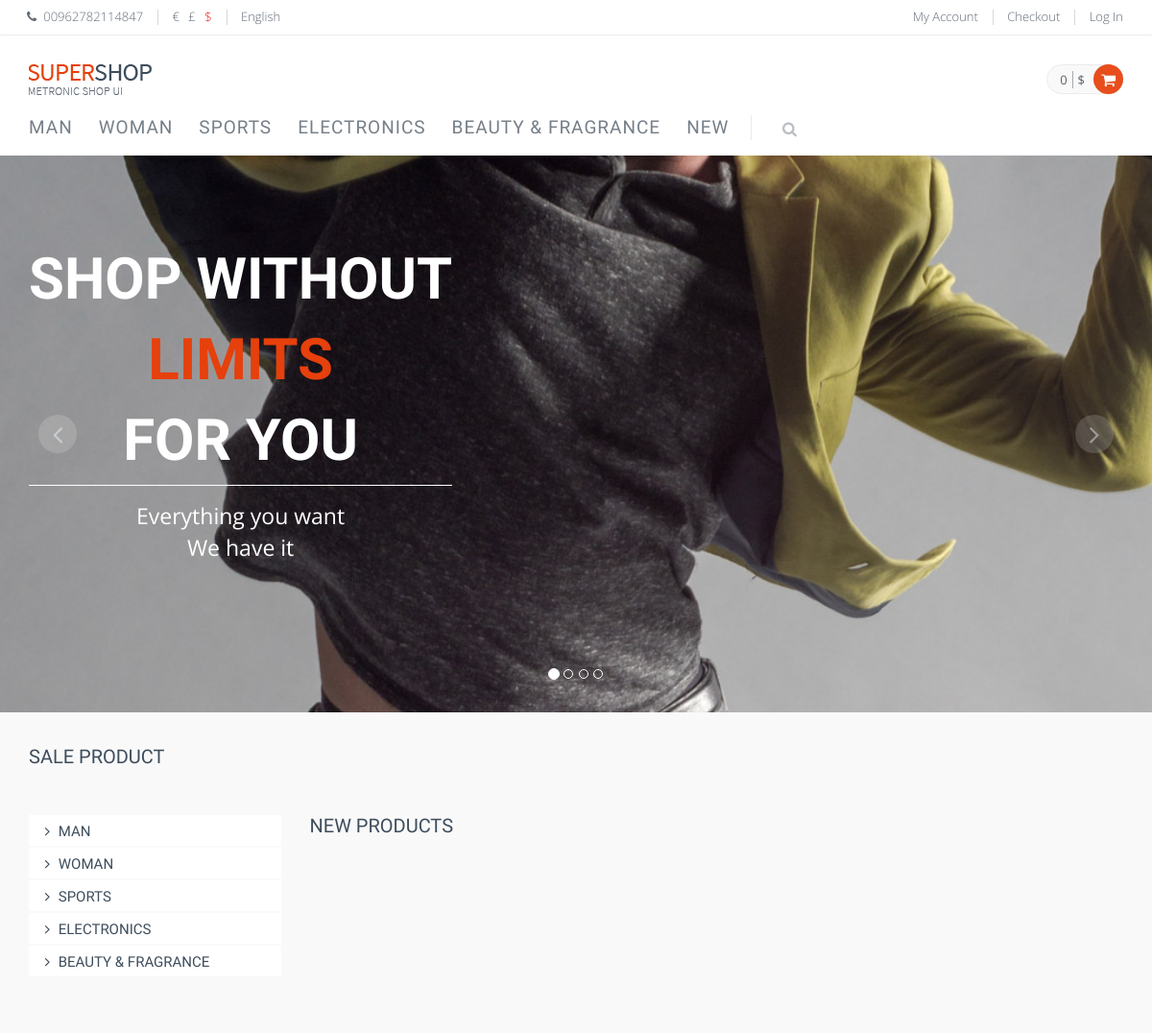
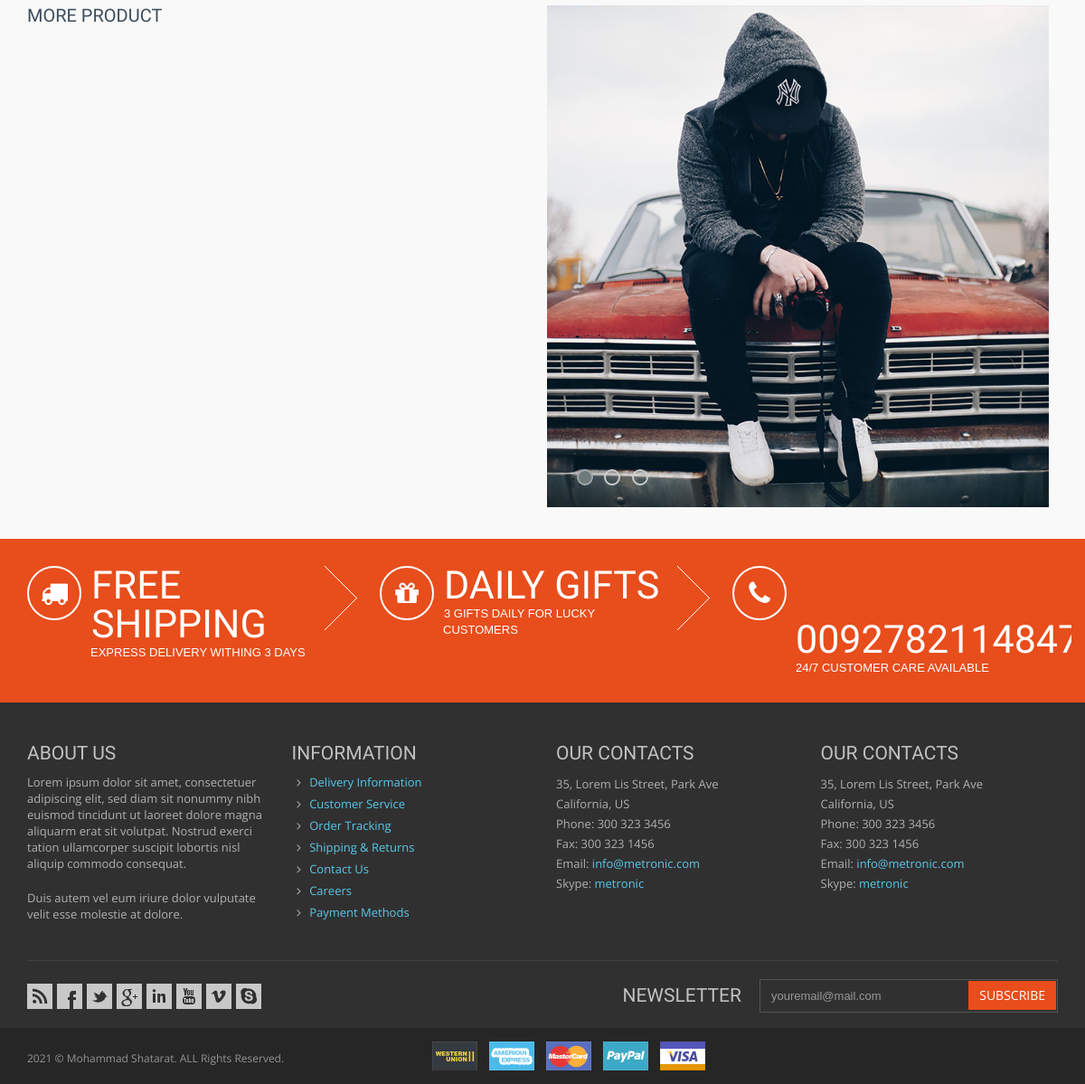
The page / on the database its author committed (2 pictures, top to bottom).
### tables this page shows
CREATE TABLE `category` (
  `cat_id` int NOT NULL,
  `cat_name` varchar(45) DEFAULT NULL,
  `cat_des` varchar(45) DEFAULT NULL,
  `cat_image` text
);

CREATE TABLE `slider` (
  `id_slider` int NOT NULL,
  `image1_slider` text NOT NULL,
  `image2_slider` text NOT NULL,
  `image3_slider` text NOT NULL,
  `image4_slider` text NOT NULL
);

### public/include/DBconnection.php (called while the page is built, shortened)
<?php
Class dbconnection{
	public $conn;
	public function openConnection(){
		$this->conn = mysqli_connect(DBSERVER,DBUSER,DBPASS,DBNAME);
		return $this->conn ? $this->conn : die("cannot connect to server");
	}
	public function performQuery($query){
		$result = mysqli_query($this->conn,$query);
		return $result ? $result : FALSE;
	}
	public function fetchAll($result){
		$rowSet = array();
		while ($row = mysqli_fetch_assoc($result)) {
			$rowSet[] = $row;
		}
		return count($rowSet) >= 1 ? $rowSet : FALSE;
	}
}
?>

### Admin/classes/class_category.php (called while the page is built, shortened)
<?php
include_once('include/DBconnection.php');
  class Category extends dbconnection {
   public function ReadCategory()
   {
        $query  = "select * from category";
        $result = $this->performQuery($query);
        return $this->fetchAll($result);
   }
  }
?>

### Admin/classes/class_slider.php (called while the page is built, shortened)
<?php
 include_once('include/DBconnection.php');
class Slider extends dbconnection{
    public function showSlider()
    {
        $query  ="select * from slider";
        $result = $this->performQuery($query);
        return $this->fetchAll($result);
    }
}

### public/index.php (the view, shortened to what this page needs)
<?php
 include_once("include/header.php");
 include_once("../Admin/classes/class_slider.php");
 $slider=new Slider();
 $imageSlider=   $slider->showSlider();
 foreach($imageSlider as $imageSliders);
?>
    <div class="page-slider margin-bottom-35">
        <div id="carousel-example-generic" class="carousel slide carousel-slider">
            <ol class="carousel-indicators">
                <li data-target="#carousel-example-generic" data-slide-to="0" class="active"></li>
                <li data-target="#carousel-example-generic" data-slide-to="1"></li>
                <li data-target="#carousel-example-generic" data-slide-to="2"></li>
                <li data-target="#carousel-example-generic" data-slide-to="3"></li>
            </ol>
            <div class="carousel-inner" role="listbox">
                <div class="item carousel-item-four active">
                    <div class="container">
                        <div class="carousel-position-four text-center">
                            <h2 class="margin-bottom-20 animate-delay carousel-title-v3 border-bottom-title text-uppercase" data-animation="animated fadeInDown">
                            Shop without  <br/><span class="color-red-v2">limits</span><br/> for you
                            </h2>
                            <p class="carousel-subtitle-v2" data-animation="animated fadeInUp">Everything you want <br/>
                            We have it</p>
                        </div>
                    </div>
                </div>
            </div>
            <a class="left carousel-control carousel-control-shop" href="#carousel-example-generic" role="button" data-slide="prev">
                <i class="fa fa-angle-left" aria-hidden="true"></i>
            </a>
            <a class="right carousel-control carousel-control-shop" href="#carousel-example-generic" role="button" data-slide="next">
                <i class="fa fa-angle-right" aria-hidden="true"></i>
            </a>
        </div>
    </div>
<div class="main">
<div class="container">
  <div class="row margin-bottom-40">
    <div class="col-md-12 sale-product">
      <h2>SALE PRODUCT</h2>
    </div>
  </div>
  <div class="row margin-bottom-40 ">
          <div class="sidebar col-md-3 col-sm-4">
            <ul class="list-group margin-bottom-25 sidebar-menu">
            <?php foreach($categores as $category){
            ?>
              <li class="list-group-item clearfix"><a href="shop-product-list.php?id=<?=$category['cat_id']?>"><i class="fa fa-angle-right"></i>  <?=$category['cat_name'];?> </a></li>
<?php }?>
            </ul>
          </div>
          <div class="col-md-9 col-sm-8">
            <h2>New products</h2>
          </div>
        </div>
        <div class="row margin-bottom-35 ">
          <div class="col-md-6 two-items-bottom-items">
            <h2>More Product</h2>
          </div>
          <div class="col-md-6 shop-index-carousel">
            <div class="content-slider">
              <div id="myCarousel" class="carousel slide" data-ride="carousel">
                <ol class="carousel-indicators">
                  <li data-target="#myCarousel" data-slide-to="0" class="active"></li>
                  <li data-target="#myCarousel" data-slide-to="1"></li>
                  <li data-target="#myCarousel" data-slide-to="2"></li>
                </ol>
                <div class="carousel-inner">
                  <div class="item active">
                    <img id="im77" src="../Admin/images/<?=$imageSliders['image2_slider']?>" class="img-responsive " alt="Berry Lace Dress">
                  </div>
                </div>
              </div>
            </div>
          </div>
        </div>
</div>
    <div class="steps-block steps-block-red">
      <div class="container">
        <div class="row">
          <div class="col-md-4 steps-block-col">
            <i class="fa fa-truck"></i>
            <div>
              <h2>Free shipping</h2>
              <em>Express delivery withing 3 days</em>
            </div>
            <span>&nbsp;</span>
          </div>
          <div class="col-md-4 steps-block-col">
            <i class="fa fa-gift"></i>
            <div>
              <h2>Daily Gifts</h2>
              <em>3 Gifts daily for lucky customers</em>
            </div>
            <span>&nbsp;</span>
          </div>
          <div class="col-md-4 steps-block-col">
            <i class="fa fa-phone"></i>
            <div>
              <h2>0092782114847</h2>
              <em>24/7 customer care available</em>
            </div>
          </div>
        </div>
      </div>
    </div>
</div>
<?php
include_once("include/footer.php");
?>

### public/include/header.php (shortened to what this page needs)
<!DOCTYPE html>
<html lang="en">
<head>
  <link href="assets/plugins/font-awesome/css/font-awesome.min.css" rel="stylesheet">
  <link href="assets/plugins/bootstrap/css/bootstrap.min.css" rel="stylesheet">
  <link href="assets/pages/css/animate.css" rel="stylesheet">
  <link href="assets/plugins/fancybox/source/jquery.fancybox.css" rel="stylesheet">
  <link href="assets/plugins/owl.carousel/assets/owl.carousel.css" rel="stylesheet">
  <link href="assets/pages/css/components.css" rel="stylesheet">
  <link href="assets/pages/css/slider.css" rel="stylesheet">
  <link href="assets/pages/css/style-shop.css" rel="stylesheet" type="text/css">
  <link href="assets/corporate/css/style.css" rel="stylesheet">
  <link href="assets/corporate/css/style-responsive.css" rel="stylesheet">
  <link href="assets/corporate/css/themes/red.css" rel="stylesheet" id="style-color">
  <link href="assets/corporate/css/custom.css" rel="stylesheet">
</head>
<body class="ecommerce">
    <div class="pre-header">
        <div class="container">
            <div class="row">
                <div class="col-md-6 col-sm-6 additional-shop-info">
                    <ul class="list-unstyled list-inline">
                        <li><i class="fa fa-phone"></i><span>00962782114847</span></li>
                        <li class="shop-currencies">
                            <a href="javascript:void(0);">€</a>
                            <a href="javascript:void(0);">£</a>
                            <a href="javascript:void(0);" class="current">$</a>
                        </li>
                        <li class="langs-block">
                            <a href="javascript:void(0);" class="current">English </a>
                        </li>
                    </ul>
                </div>
                <div class="col-md-6 col-sm-6 additional-nav">
                    <ul class="list-unstyled list-inline pull-right">
                        <li><a href="shop-account.php">My Account</a></li>
                        <li><a href="shop-shopping-cart.php">Checkout</a></li>
                        <?php if(empty($_SESSION['email_customer'])){?>
                        <li><a href="login.php">Log In</a></li>
                        <?php }else{?>
                        <li><a href="logout.php">Logout</a></li>
                          <?php } ?>
                    </ul>
                </div>
            </div>
        </div>
    </div>
    <div class="header">
      <div class="container">
        <a class="site-logo" href="index.php"><img src="assets/corporate/img/logos/logo-shop-red.png" alt="Metronic Shop UI"></a>
     <?php        $NumberItemsInCart = 0;
         ?>
        <div class="top-cart-block">
          <div class="top-cart-info">
            <a href="javascript:void(0);" class="top-cart-info-count"><?=$NumberItemsInCart?></a>
            <a href="javascript:void(0);" class="top-cart-info-value">$<?=$_SESSION['total']?></a>
          </div>
          <i class="fa fa-shopping-cart"></i>
        </div>
        <div class="header-navigation">
          <ul>
          <?php
             include_once('../Admin/classes/class_category.php');
               $category=new Category();
               $categores= $category->ReadCategory();
               foreach($categores as $category){
          ?>
            <li class="dropdown">
              <a class="dropdown-toggle"  href="shop-product-list.php?id=<?=$category['cat_id'];?>
">
                <?=$category['cat_name'];?>
              </a>
              <?php } ?>
              <li class="dropdown dropdown100 nav-catalogue">
              <a class="dropdown-toggle" data-toggle="dropdown" data-target="#" href="javascript:;">
                New
              </a>
            </li>
            <li class="menu-search">
              <i class="fa fa-search search-btn"></i>
            </li>
          </ul>
        </div>
      </div>
    </div>

### rows shown on the page
category: cat_name "MAN"
category: cat_name "WOMAN"
category: cat_name "SPORTS"
category: cat_name "ELECTRONICS"
category: cat_name "BEAUTY & FRAGRANCE"
slider: image2_slider (picture)

### other values the page prints
$NumberItemsInCart "0"
